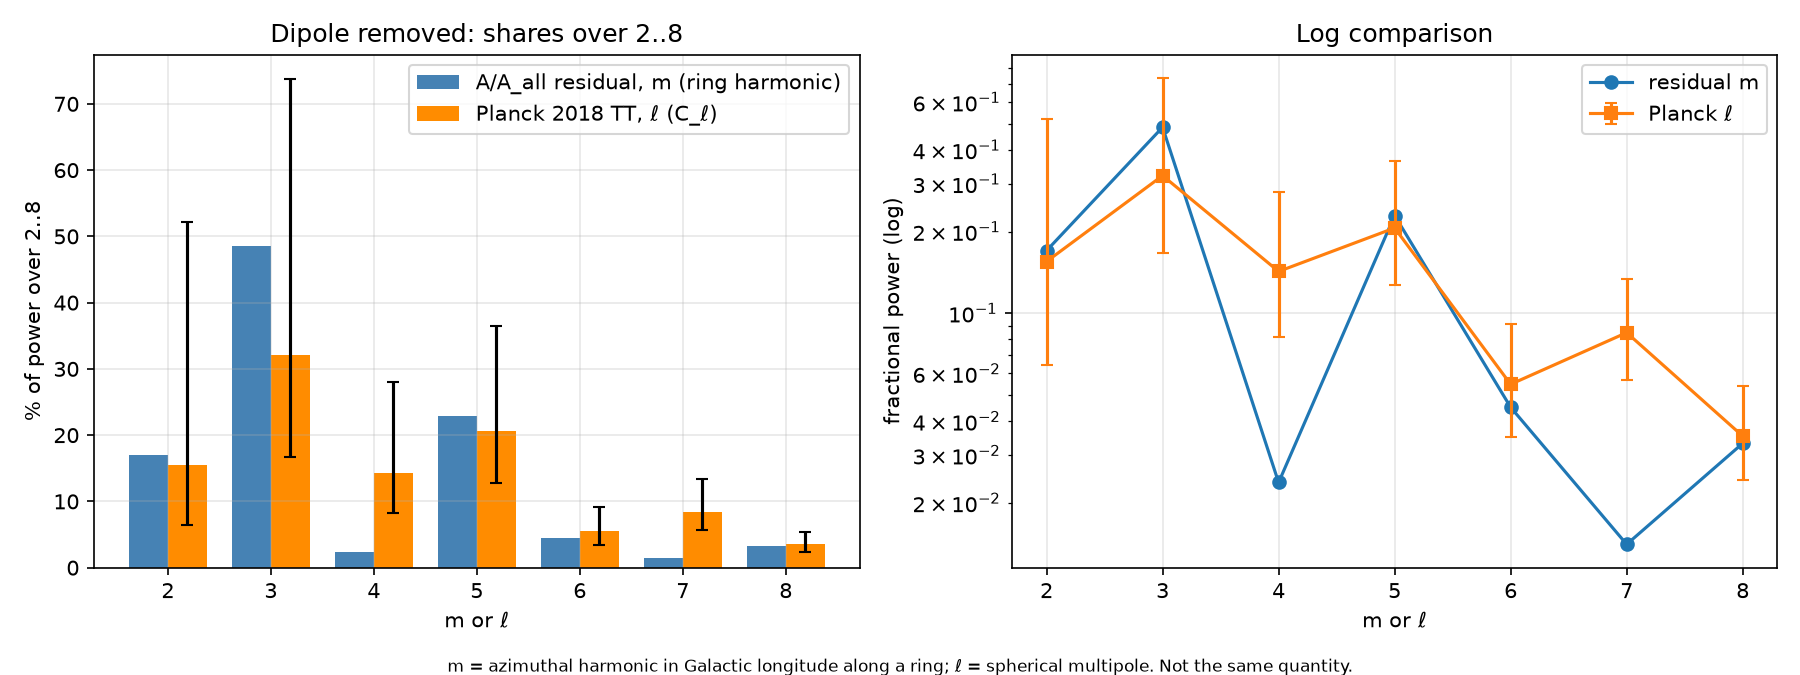

Write the Python code that produced this figure.
# l=1 / m=1 removed (CMB dipole treated as our peculiar motion). Fractional power renormalized over 2..8.
import json,numpy as np,matplotlib;matplotlib.use('Agg');import matplotlib.pyplot as plt
M=json.load(open('A_fit_residual_fourier.json'))['modes'];m=np.array([x['m'] for x in M]);a2=np.array([x['amp']**2 for x in M])
k=m>=2;m=m[k];r=a2[k]/a2[k].sum()
d=np.loadtxt('COM_PowerSpect_CMB-TT-full_R3.01.txt');d=d[(d[:,0]>=2)&(d[:,0]<=8)]
l=d[:,0];f=2*np.pi/(l*(l+1));C=d[:,1]*f;S=C.sum();p=C/S;lo=d[:,2]*f/S;hi=d[:,3]*f/S
fig,ax=plt.subplots(1,2,figsize=(12,4.5));w=.38
ax[0].bar(m-w/2,100*r,w,label='A/A_all residual, m (ring harmonic)',color='steelblue')
ax[0].bar(l+w/2,100*p,w,yerr=[100*lo,100*hi],capsize=3,label='Planck 2018 TT, ℓ (C_ℓ)',color='darkorange')
ax[0].set(xlabel='m or ℓ',ylabel='% of power over 2..8',title='Dipole removed: shares over 2..8');ax[0].legend()
ax[1].semilogy(m,r,'o-',label='residual m');ax[1].errorbar(l,p,yerr=[np.minimum(lo,p*.99),hi],fmt='s-',capsize=3,label='Planck ℓ')
ax[1].set(xlabel='m or ℓ',ylabel='fractional power (log)',title='Log comparison');ax[1].legend()
for x in ax:x.set_xticks(range(2,9));x.grid(alpha=.3)
fig.text(.5,.005,'m = azimuthal harmonic in Galactic longitude along a ring; ℓ = spherical multipole. Not the same quantity.',ha='center',fontsize=8)
plt.tight_layout(rect=[0,.03,1,1]);plt.savefig('A_residual_power_vs_planck_noDipole.png',dpi=150)
for i in range(7):print(int(m[i]),round(100*r[i],1),int(l[i]),round(100*p[i],1))
